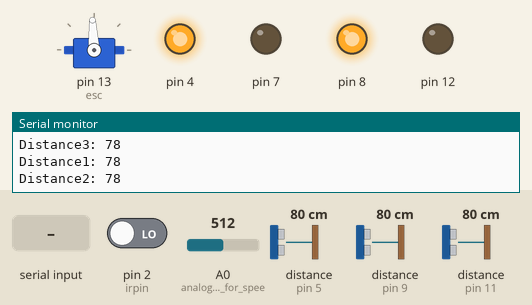
Simulated run of this sketch. Board: Arduino Uno, built with avr-gcc and run on an emulated ATmega328P. Parts: servo, output pins drawn as LEDs (lit = HIGH), the last lines printed to the serial monitor. Wiring (inferred from the names in the program): 3 × ultrasonic range finder: trigger pin 3, echo pin 5 / trigger pin 6, echo pin 9 / trigger pin 10, echo pin 11. Dashed ring = blinking. The test bench sets the inputs (shaded band); at power-on: distance to the obstacle (sensors on pin 5, pin 9, pin 11) 80 cm, pin 2 (irpin) LOW, A0 (analog_input_pin_for_spee) = 512. The echo pulse lasts 58.3 µs per cm; pins used as bus, display or sensor lines are not drawn.

Above: at 3.2 s.
3.3 s: distance to the obstacle (sensor on pin 5) set to 19 cm
6.3 s: distance to the obstacle (sensor on pin 5) set to 15 cm
At 6.8 s:
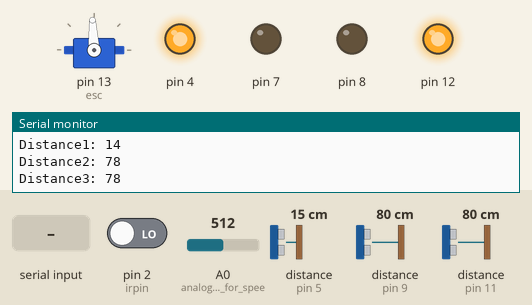
7.8 s: pin 2 (irpin) driven HIGH
At 8.6 s:
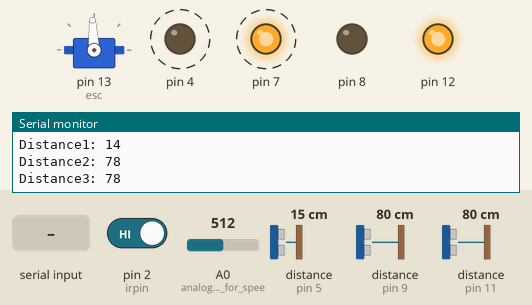
10.8 s: "R" received over Serial
At 11.8 s:
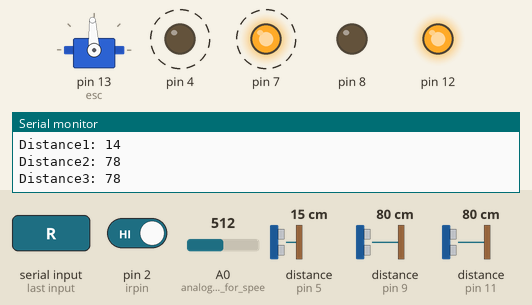
13.8 s: A0 (analog_input_pin_for_spee) set to 716
At 15.3 s:
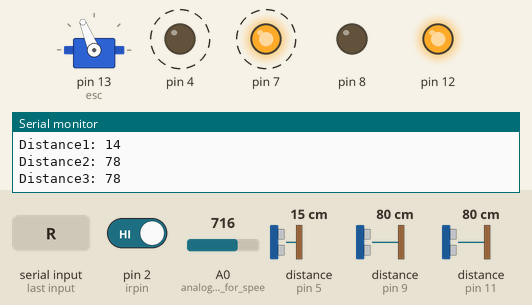
16.8 s: "F" received over Serial
At 18.4 s:
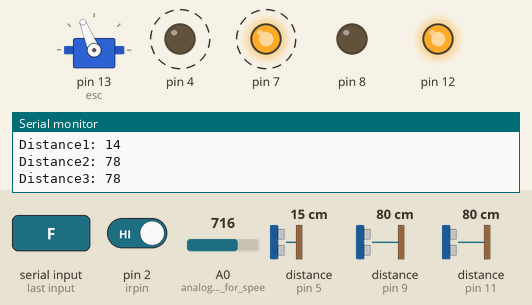
Timing chart, 0 to 20.3 s (numbered marks = the images above; inputs shaded):
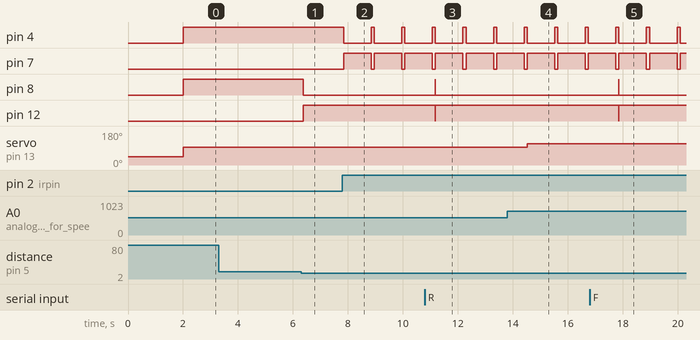

The sketch:

final_vac_ro.ino
```cpp
#include <Servo.h> // include Servo library for ESC (Electronic Speed Controller)
Servo esc; // create servo object to control ESC

// Define ultrasonic sensor pins
const int trigPin1 = 3;  // Left sensor trig pin
const int echoPin1 = 5;  // Left sensor echo pin
const int trigPin2 = 6;  // Front sensor trig pin
const int echoPin2 = 9;  // Front sensor echo pin
const int trigPin3 = 10; // Right sensor trig pin
const int echoPin3 = 11; // Right sensor echo pin

int irpin = 2; // IR sensor input pin

// Variables to store duration and calculated distance for each sensor
long duration1;
long duration2;
long duration3;
int distanceleft;
int distancefront;
int distanceright;

int a = 0; // flag to track IR detection
char cmnd; // variable to store command from Serial

void setup() {
  // Set ultrasonic sensor pins as input/output
  pinMode(trigPin1, OUTPUT);
  pinMode(trigPin2, OUTPUT);
  pinMode(trigPin3, OUTPUT);
  pinMode(echoPin1, INPUT);
  pinMode(echoPin2, INPUT);
  pinMode(echoPin3, INPUT);

  pinMode(irpin, INPUT); // set IR sensor pin as input

  // Motor control pins
  pinMode(4, OUTPUT);
  pinMode(7, OUTPUT);
  pinMode(8, OUTPUT);
  pinMode(12, OUTPUT);

  pinMode(A0, INPUT); // analog input pin for speed control (potentiometer)

  Serial.begin(9600); // start serial communication

  esc.attach(13); // attach ESC to pin 13
  esc.writeMicroseconds(1000); // initialize ESC with minimum throttle
  delay(2000); // wait for ESC to arm
}

void loop() {
  // Measure distance from left sensor
  digitalWrite(trigPin1, LOW);
  delayMicroseconds(2);
  digitalWrite(trigPin1, HIGH);
  delayMicroseconds(10);
  digitalWrite(trigPin1, LOW);
  duration1 = pulseIn(echoPin1, HIGH);
  distanceleft = duration1 * 0.034 / 2;
  Serial.print("Distance1: ");
  Serial.println(distanceleft);

  // Measure distance from front sensor
  digitalWrite(trigPin2, LOW);
  delayMicroseconds(2);
  digitalWrite(trigPin2, HIGH);
  delayMicroseconds(10);
  digitalWrite(trigPin2, LOW);
  duration2 = pulseIn(echoPin2, HIGH);
  distancefront = duration2 * 0.034 / 2;
  Serial.print("Distance2: ");
  Serial.println(distancefront);

  // Measure distance from right sensor
  digitalWrite(trigPin3, LOW);
  delayMicroseconds(2);
  digitalWrite(trigPin3, HIGH);
  delayMicroseconds(10);
  digitalWrite(trigPin3, LOW);
  duration3 = pulseIn(echoPin3, HIGH);
  distanceright = duration3 * 0.034 / 2;
  Serial.print("Distance3: ");
  Serial.println(distanceright);

  int s = digitalRead(irpin); // read IR sensor state

  int val;
  val = analogRead(A0); // read analog value from potentiometer
  val = map(val, 0, 1023, 1000, 2000); // map to ESC throttle range
  esc.writeMicroseconds(val); // set ESC speed based on potentiometer

  // If obstacle detected by IR sensor, move backward
  if(s == HIGH) {
    digitalWrite(4, LOW);
    digitalWrite(7, HIGH);
    digitalWrite(8, LOW);
    digitalWrite(12, HIGH);
    delay(1000);
    a = 1;
  }

  // If no obstacle, move forward
  if ((a == 0) && (s == LOW) && (distanceleft <= 15 && distancefront > 15 && distanceright <= 15) ||
      (a == 0) && (s == LOW) && (distanceleft > 15 && distancefront > 15 && distanceright > 15)) {
    digitalWrite(4, HIGH);
    digitalWrite(7, LOW);
    digitalWrite(8, HIGH);
    digitalWrite(12, LOW);
  }

  // Various obstacle combinations, turn left
  if ((a == 1) && (s == LOW) ||
      (s == LOW) && (distanceleft <= 15 && distancefront <= 15 && distanceright > 15) ||
      (s == LOW) && (distanceleft <= 15 && distancefront <= 15 && distanceright > 15) ||
      (s == LOW) && (distanceleft <= 15 && distancefront > 15 && distanceright > 15) ||
      (distanceleft <= 15 && distancefront > 15 && distanceright > 15)) {
    digitalWrite(4, HIGH);
    digitalWrite(7, LOW);
    digitalWrite(8, LOW);
    digitalWrite(12, HIGH);
    delay(100);
    a = 0;
  }

  // Turn right if only right side is blocked or front blocked
  if ((s == LOW) && (distanceleft > 15 && distancefront <= 15 && distanceright <= 15) ||
      (s == LOW) && (distanceleft > 15 && distancefront > 15 && distanceright <= 15) ||
      (s == LOW) && (distanceleft > 15 && distancefront <= 15 && distanceright > 15)) {
    digitalWrite(4, LOW);
    digitalWrite(7, HIGH);
    digitalWrite(8, HIGH);
    digitalWrite(12, LOW);
  }

  // Check for serial command from Bluetooth or PC
  while(Serial.available() > 0) {
    digitalWrite(4, LOW);
    digitalWrite(7, LOW);
    digitalWrite(8, LOW);
    digitalWrite(12, LOW);

    cmnd = Serial.read(); // read the command
    Serial.println(cmnd); // print received command

    // Movement based on command
    if(cmnd == 'F') { // Forward
      digitalWrite(4, HIGH);
      digitalWrite(7, LOW);
      digitalWrite(8, HIGH);
      digitalWrite(12, LOW);
    }
    else if(cmnd == 'B') { // Backward
      digitalWrite(4, LOW);
      digitalWrite(7, HIGH);
      digitalWrite(8, LOW);
      digitalWrite(12, HIGH);
    }
    else if(cmnd == 'R') { // Right
      digitalWrite(4, LOW);
      digitalWrite(7, HIGH);
      digitalWrite(8, HIGH);
      digitalWrite(12, LOW);
    }
    else if(cmnd == 'L') { // Left
      digitalWrite(4, HIGH);
      digitalWrite(7, LOW);
      digitalWrite(8, LOW);
      digitalWrite(12, HIGH);
    }
    else if(cmnd == 'I') { // Forward Right
      digitalWrite(4, HIGH);
      digitalWrite(7, LOW);
      digitalWrite(8, LOW);
      digitalWrite(12, LOW);
    }
    else if(cmnd == 'J') { // Backward Right
      digitalWrite(4, LOW);
      digitalWrite(7, HIGH);
      digitalWrite(8, LOW);
      digitalWrite(12, LOW);
    }
    else if(cmnd == 'G') { // Forward Left
      digitalWrite(4, LOW);
      digitalWrite(7, LOW);
      digitalWrite(8, HIGH);
      digitalWrite(12, LOW);
    }
    else if(cmnd == 'H') { // Backward Left
      digitalWrite(4, LOW);
      digitalWrite(7, LOW);
      digitalWrite(8, LOW);
      digitalWrite(12, HIGH);
    }
  }
}
```

Measured:
- the behaviour switches between 17 and 16 cm on distance to the obstacle (sensor on pin 5) (found by bisection; images 0 and 1)
- after the input at 6.3 s, pin 8: HIGH → LOW after 0.08 s; pin 12: LOW → HIGH after 0.08 s
- after the input at 7.8 s, pin 4: alternates HIGH for 0.11 s and LOW for 1.0 s, starting after 0.05 s; pin 7: alternates HIGH for 1.0 s and LOW for 0.11 s, starting after 0.05 s
- after the input at 10.8 s, pin 8: LOW → HIGH after 0.37 s, → LOW 0.01 s later; pin 12: HIGH → LOW after 0.37 s, → HIGH 0.01 s later
- after the input at 13.8 s, servo on pin 13 (esc): 93° → 112° after 0.72 s
- after the input at 16.8 s, pin 8: LOW → HIGH after 1.0 s, → LOW 0.01 s later; pin 12: HIGH → LOW after 1.0 s, → HIGH 0.01 s later
